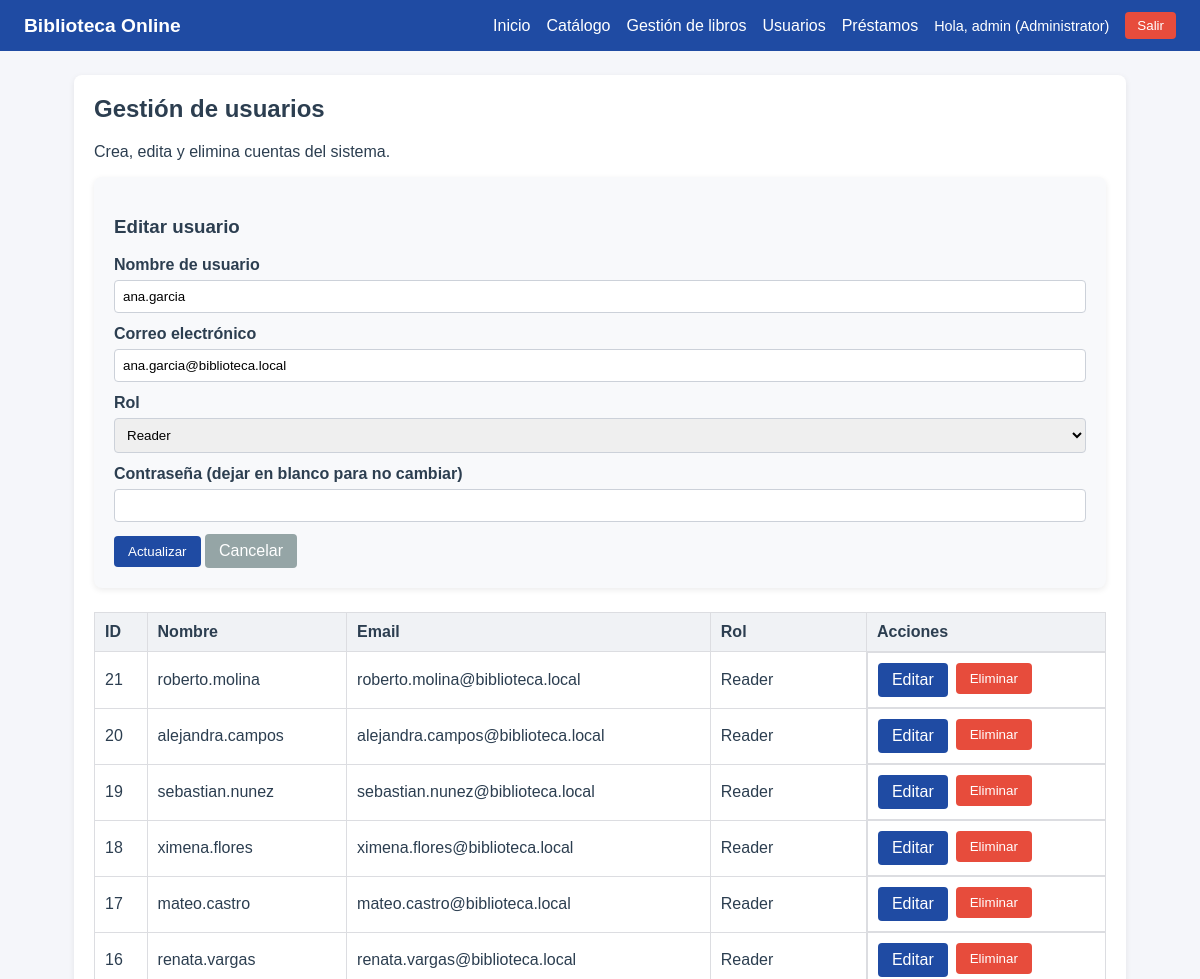
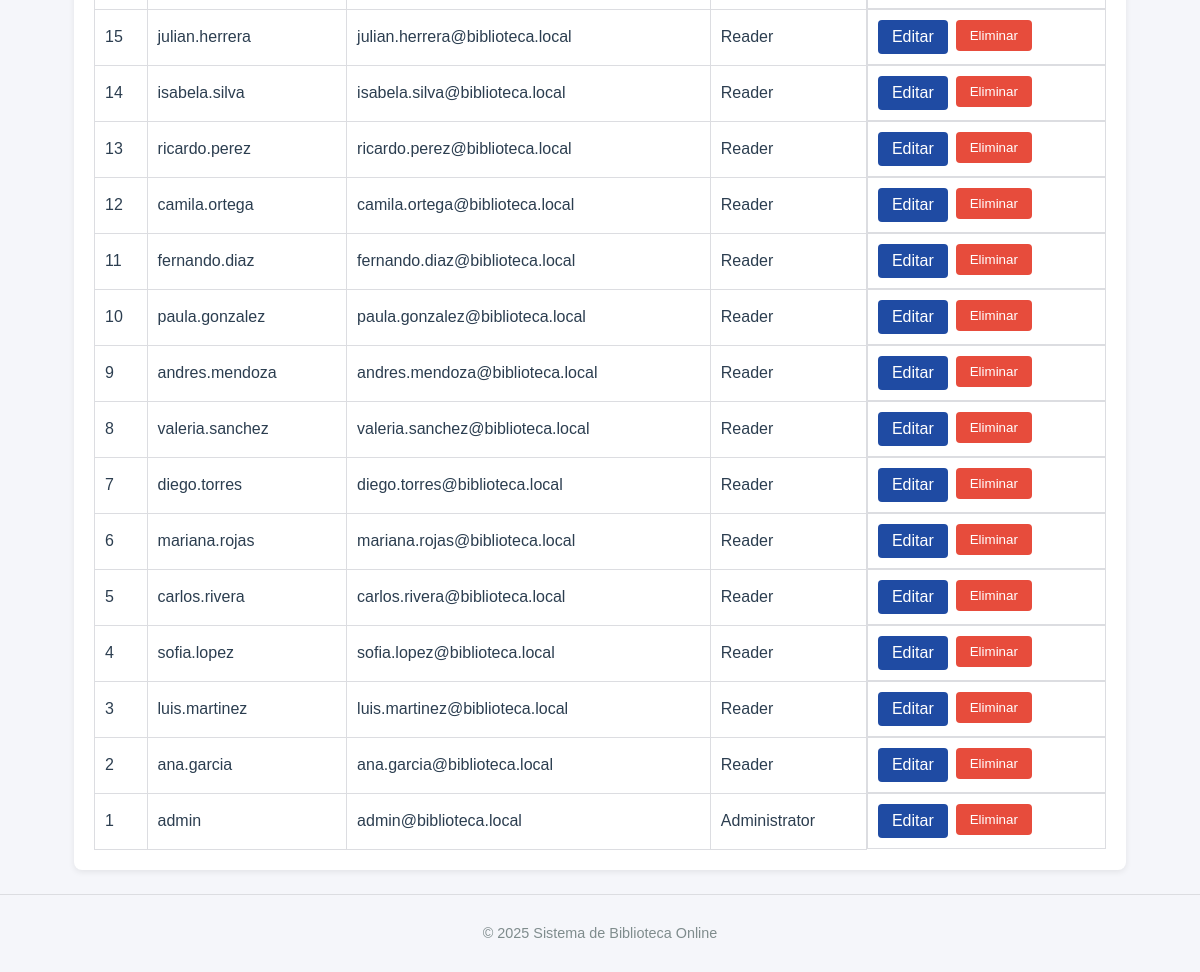
The app's page /legacy/users.php?edit=2 (signed in) with its own data (2 pictures, top to bottom).
### tables this page shows
CREATE TABLE IF NOT EXISTS users (
  id INT AUTO_INCREMENT PRIMARY KEY,
  username VARCHAR(50) NOT NULL,
  email VARCHAR(100) UNIQUE NOT NULL,
  password VARCHAR(255) NOT NULL,
  role_id INT NOT NULL,
  FOREIGN KEY (role_id) REFERENCES roles(id)
);

CREATE TABLE IF NOT EXISTS roles (
  id INT AUTO_INCREMENT PRIMARY KEY,
  name VARCHAR(30) NOT NULL
);

### legacy/users.php (the view, shortened to what this page needs)
<?php
require_once __DIR__ . '/includes/header.php';
$pdo = getPDO();
$roles = $pdo->query('SELECT * FROM roles ORDER BY id')->fetchAll();
$editUser = null;
if (isset($_GET['edit'])) {
    $id = (int) $_GET['edit'];
    $stmt = $pdo->prepare('SELECT * FROM users WHERE id = :id');
    $stmt->execute(['id' => $id]);
    $editUser = $stmt->fetch();
}
$users = $pdo->query('SELECT users.*, roles.name AS role_name FROM users INNER JOIN roles ON users.role_id = roles.id ORDER BY users.id DESC')->fetchAll();
?>
<div class="card">
    <h2>Gestión de usuarios</h2>
    <p>Crea, edita y elimina cuentas del sistema.</p>
    <div class="card" style="background-color:#f8f9fb;">
        <h3><?php echo $editUser ? 'Editar usuario' : 'Nuevo usuario'; ?></h3>
        <form method="POST" action="users.php">
            <div class="form-group">
                <label for="username">Nombre de usuario</label>
                <input type="text" id="username" name="username" value="<?php echo htmlspecialchars($editUser['username'] ?? ''); ?>" required>
            </div>
            <div class="form-group">
                <label for="email">Correo electrónico</label>
                <input type="email" id="email" name="email" value="<?php echo htmlspecialchars($editUser['email'] ?? ''); ?>" required>
            </div>
            <div class="form-group">
                <label for="role_id">Rol</label>
                <select id="role_id" name="role_id" required>
                    <?php foreach ($roles as $role): ?>
                        <option value="<?php echo (int) $role['id']; ?>" <?php echo isset($editUser['role_id']) && (int) $editUser['role_id'] === (int) $role['id'] ? 'selected' : ''; ?>>
                            <?php echo htmlspecialchars($role['name']); ?>
                        </option>
                    <?php endforeach; ?>
                </select>
            </div>
            <div class="form-group">
                <label for="password">Contraseña <?php echo $editUser ? '(dejar en blanco para no cambiar)' : ''; ?></label>
                <input type="password" id="password" name="password" <?php echo $editUser ? '' : 'required'; ?>>
            </div>
            <button type="submit" class="button"><?php echo $editUser ? 'Actualizar' : 'Crear'; ?></button>
            <?php if ($editUser): ?>
                <a class="button" style="background-color:#95a5a6;" href="users.php">Cancelar</a>
            <?php endif; ?>
        </form>
    </div>
    <table class="table">
        <thead>
            <tr>
                <th>ID</th>
                <th>Nombre</th>
                <th>Email</th>
                <th>Rol</th>
                <th>Acciones</th>
            </tr>
        </thead>
        <tbody>
            <?php foreach ($users as $user): ?>
                <tr>
                    <td><?php echo (int) $user['id']; ?></td>
                    <td><?php echo htmlspecialchars($user['username']); ?></td>
                    <td><?php echo htmlspecialchars($user['email']); ?></td>
                    <td><?php echo htmlspecialchars($user['role_name']); ?></td>
                    <td class="actions">
                        <a class="button" href="users.php?edit=<?php echo (int) $user['id']; ?>">Editar</a>
                        <form method="POST" action="users.php" data-confirm="¿Eliminar usuario?">
                            <button type="submit" class="button button--danger">Eliminar</button>
                        </form>
                    </td>
                </tr>
            <?php endforeach; ?>
        </tbody>
    </table>
</div>
<?php require_once __DIR__ . '/includes/footer.php'; ?>

### public/assets/css/style.css (style rules this page uses)
* { box-sizing: border-box; }
body { margin: 0; font-family: Arial, Helvetica, sans-serif; background-color: #f5f6fa; color: #2c3e50; }
a { color: #2c3e50; text-decoration: none; }
.card { background-color: #ffffff; border-radius: 8px; box-shadow: 0 2px 6px rgba(0, 0, 0, 0.08); padding: 20px; margin-bottom: 24px; }
.card h2 { margin-top: 0; }
.table { width: 100%; border-collapse: collapse; margin-top: 12px; }
.table th, .table td { border: 1px solid #dcdde1; padding: 10px; text-align: left; }
.table th { background-color: #f0f2f5; }
.button { display: inline-block; background-color: #1f4ba3; color: #ffffff; padding: 8px 14px; border-radius: 4px; border: none; cursor: pointer; }
.button--danger { background-color: #e74c3c; }
.form-group { margin-bottom: 12px; }
.form-group label { display: block; font-weight: 600; margin-bottom: 6px; }
.form-group input, .form-group select { width: 100%; padding: 8px; border: 1px solid #ccd1d9; border-radius: 4px; }
.actions { display: flex; gap: 8px; }

### records on screen
users: username "ana.garcia", email "ana.garcia@biblioteca.local", role_id "Reader", id "2", role.name "Reader"
users: id "21", username "roberto.molina", email "roberto.molina@biblioteca.local", role.name "Reader"
users: id "20", username "alejandra.campos", email "alejandra.campos@biblioteca.local", role.name "Reader"
users: id "19", username "sebastian.nunez", email "sebastian.nunez@biblioteca.local", role.name "Reader"
users: id "18", username "ximena.flores", email "ximena.flores@biblioteca.local", role.name "Reader"
users: id "17", username "mateo.castro", email "mateo.castro@biblioteca.local", role.name "Reader"
users: id "16", username "renata.vargas", email "renata.vargas@biblioteca.local", role.name "Reader"
users: id "15", username "julian.herrera", email "julian.herrera@biblioteca.local", role.name "Reader"
users: id "14", username "isabela.silva", email "isabela.silva@biblioteca.local", role.name "Reader"
users: id "13", username "ricardo.perez", email "ricardo.perez@biblioteca.local", role.name "Reader"
users: id "12", username "camila.ortega", email "camila.ortega@biblioteca.local", role.name "Reader"
users: id "11", username "fernando.diaz", email "fernando.diaz@biblioteca.local", role.name "Reader"
users: id "10", username "paula.gonzalez", email "paula.gonzalez@biblioteca.local", role.name "Reader"
users: id "9", username "andres.mendoza", email "andres.mendoza@biblioteca.local", role.name "Reader"
users: id "8", username "valeria.sanchez", email "valeria.sanchez@biblioteca.local", role.name "Reader"
users: id "7", username "diego.torres", email "diego.torres@biblioteca.local", role.name "Reader"
users: id "6", username "mariana.rojas", email "mariana.rojas@biblioteca.local", role.name "Reader"
users: id "5", username "carlos.rivera", email "carlos.rivera@biblioteca.local", role.name "Reader"
users: id "4", username "sofia.lopez", email "sofia.lopez@biblioteca.local", role.name "Reader"
users: id "3", username "luis.martinez", email "luis.martinez@biblioteca.local", role.name "Reader"
users: id "1", username "admin", email "admin@biblioteca.local", role.name "Administrator"

### other values on screen
$user['username'] "admin"
$user['role'] "Administrator"
